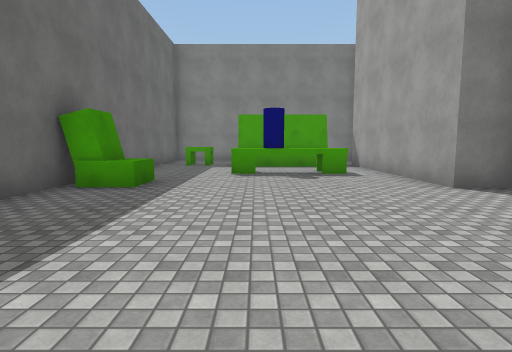
View 1 (above)

13 first-person views from a walk through a 3-D level made in the Unity game engine. The camera is 1.4 m above the floor, tilts 6° down and sees 80° across. The floor is counted in squares, 2 m on a side. Each view is taken from the middle of a square. On the plan, view 1 faces up. The plan holds only what a view shows up to about 10 squares ahead; the rest is blank. The place goes on beyond the plan. Door leaves are left out, so doorways stand open. Surface patterns are stand-ins for the level's own textures.

View 2
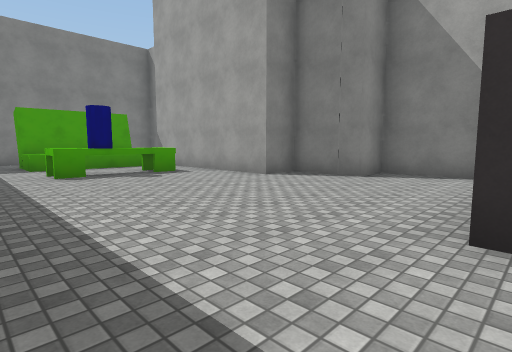

View 3
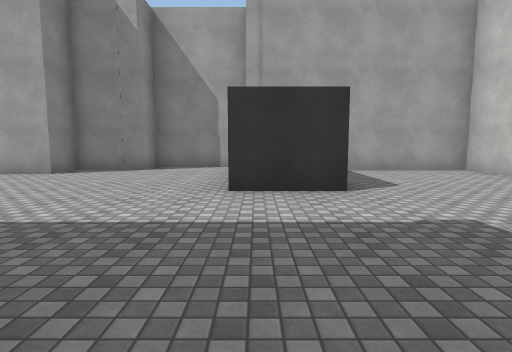

View 4
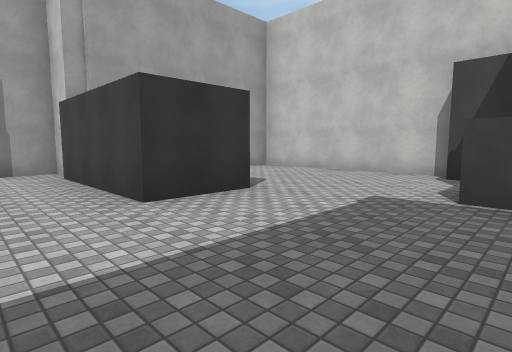

View 5
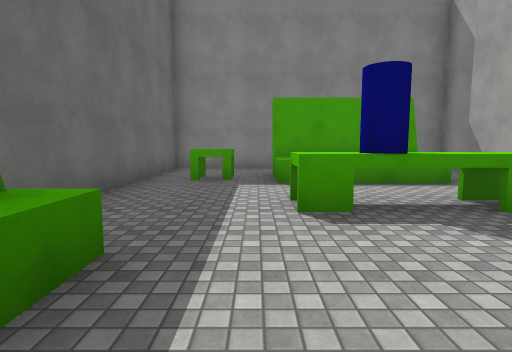

View 6
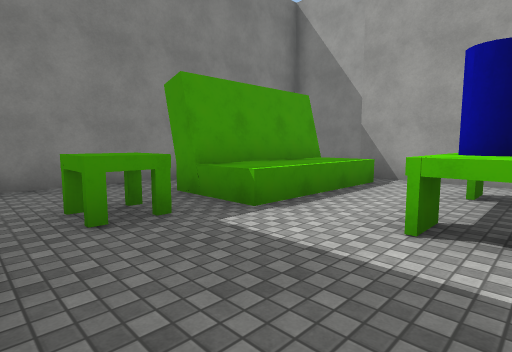

View 7
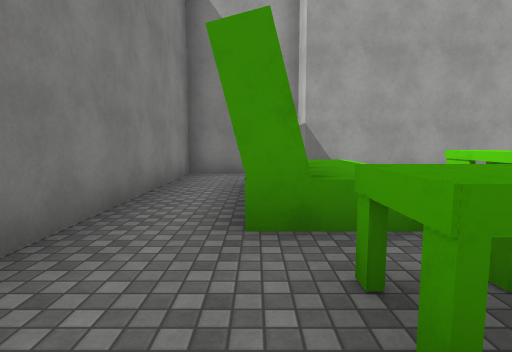

View 8
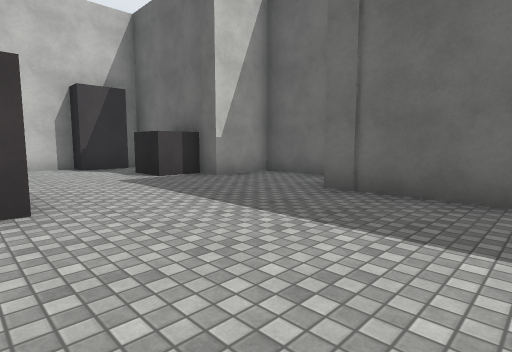

View 9
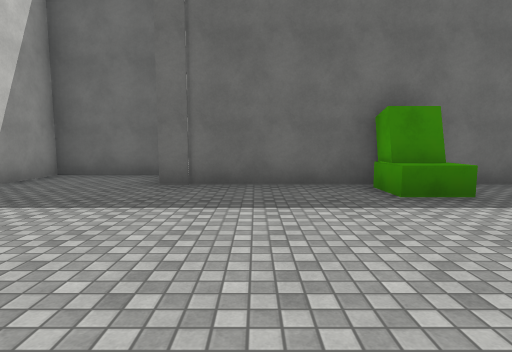

View 10
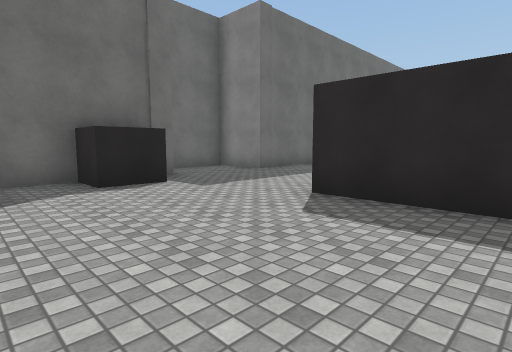

View 11
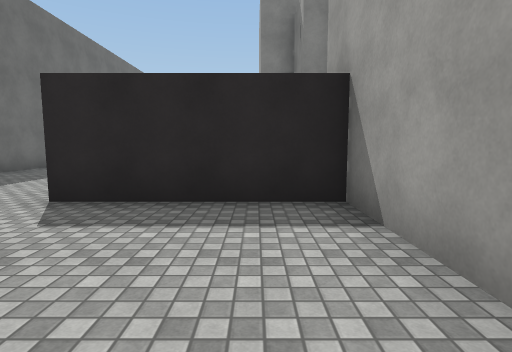

View 12
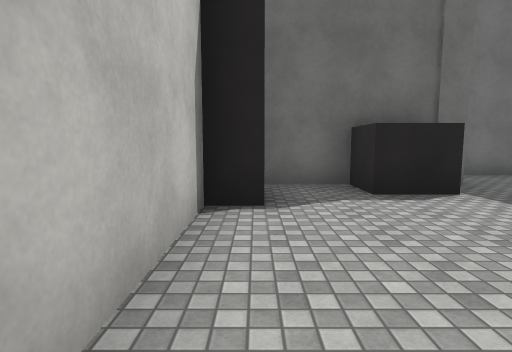

View 13
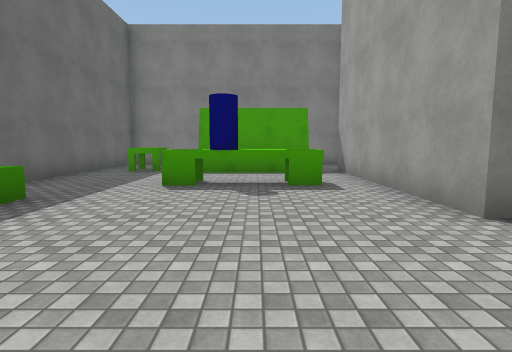

### Floor plan
Ten units are one square. View 1 is at (0, 0); x grows to the right and y downward. Boxes are objects, and circles mark ways between rooms. Rooms are numbered by the first view taken in them; rooms with no view inside come last. Other rooms are left out.
<svg viewBox="-54 -131 112 192">
<path fill="none" stroke="#000" d="M48 -4 53 -4 53 -30 41 -30 41 -48 32 -48 32 -101M-6 -94 -6 -112M25 -106 -6 -106M-28 49 -14 49 -14 56 41 56 41 14 5 14 5 -4 41 -4M-5 -126 -32 -126 -32 -14 -49 -13 -49 15 -32 14 -32 22 -22 22 -22 34 -32 34 -32 49M25 -94 -6 -94M41 -105 41 -126 -5 -126"/>
<rect x="-35" y="-65" width="20" height="20" fill="#bbb"><title>other object</title></rect>
<rect x="-25" y="-105" width="10" height="10" fill="#bbb"><title>other object</title></rect>
<rect x="-5" y="-75" width="10" height="10" fill="#bbb"><title>other object</title></rect>
<rect x="5" y="-75" width="20" height="10" fill="#bbb"><title>other object</title></rect>
<circle cx="-10" cy="-120" r="3" fill="#2a7"/>
<circle cx="30" cy="-110" r="3" fill="#2a7"/>
<text x="0" y="-30">1</text>
<text x="20" y="-120">2</text>
</svg>
Room 1 opens to room 2.

Where each view was taken, in squares from view 1:
view 1: 0 up, 0 right, facing up
view 2: 0 up, 2 left, facing up-right
view 3: 0 up, 4 left, facing right
view 4: 2 up, 3 left, facing down-right
view 5: 4 up, 1 left, facing up
view 6: 7 up, 3 left, facing up-right
view 7: 11 up, 3 left, facing right
view 8: 4 up, 1 right, facing down-left
view 9: 3 up, 2 right, facing left
view 10: 5 down, 3 right, facing up-left
view 11: 5 down, 3 right, facing up
view 12: 5 down, 2 right, facing left
view 13: 2 up, 1 right, facing up
